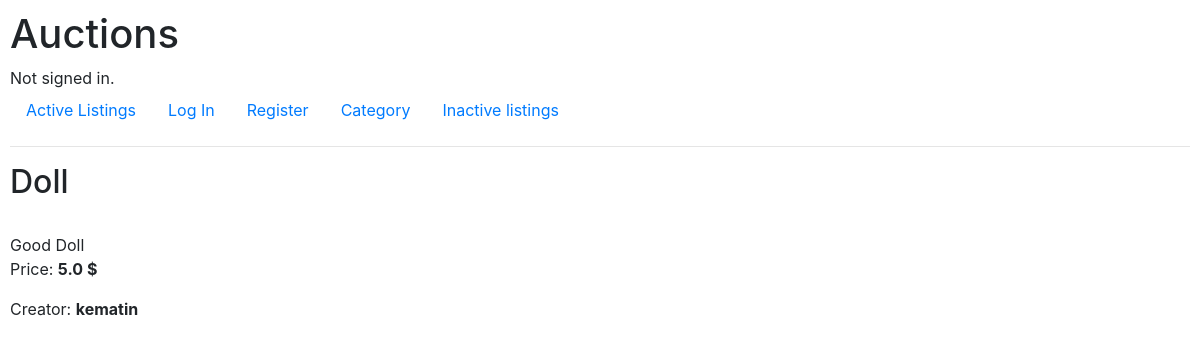
/listing/1, run on the app's committed database.
### auctions/models.py (models this page shows, shortened)
class Listing(models.Model):
    name = models.CharField(max_length=20)
    description = models.TextField(max_length=500)
    cost = models.FloatField()
    image_url = models.URLField(blank=True)
    category_names = models.ManyToManyField(Category, blank=True, related_name="category")
    creator = models.ForeignKey(User, on_delete=models.CASCADE, related_name="creator")
    winner = models.CharField(max_length=150, blank=True)

class User(AbstractUser):
    pass

### auctions/views.py (the view, shortened to what this page needs)
# urls.py: path("listing/<int:listing_id>", views.listing, name="listing"),
def listing(request, listing_id):
    listing = Listing.objects.all().get(id=listing_id)
    context = {"listing": listing}
    if request.method == "GET":
        context = {"listing": listing}
        if listing.creator == request.user:
            context["user_creator"] = "True"
        return render(request, "auctions/listing.html", context)

### templates/auctions/listing.html (shortened to what this page needs)
{% extends "auctions/layout.html" %}
{% block body %}
    <h2> {{ listing.name }}</h2>
    <div class="about_listing">
        <br>{{ listing.description }}
        <p>Price: <strong>{{ listing.cost }} $</strong></p>
        <p>Creator: <strong>{{ listing.creator }}</strong></p>
    </div>
{% endblock %}

### static/auctions/styles.css (style rules this page uses)
body { padding: 10px; }

### data on the page
Listing: name "Doll", description "Good Doll", cost "5.0", creator "kematin"
